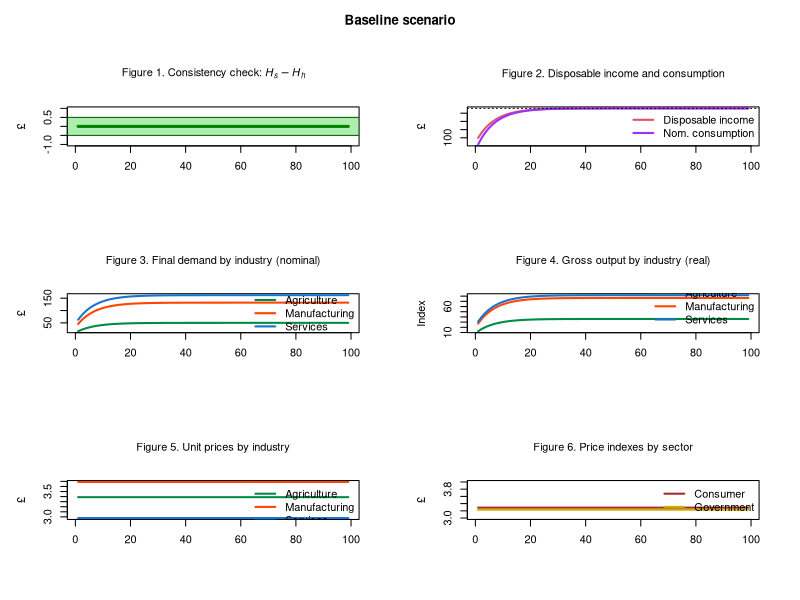
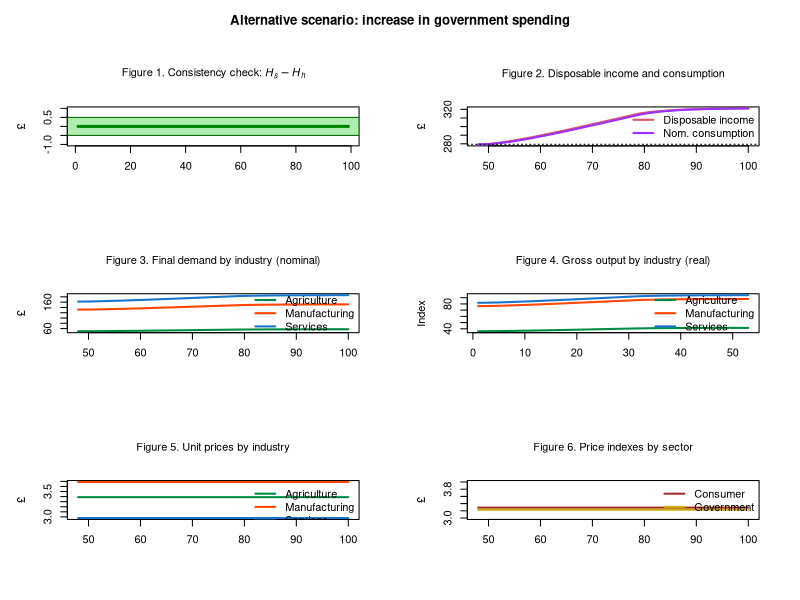

These figures' R source, in order:
# 3IO-SFC MODEL (BASED ON MODEL PC + 3-INDUSTRY IO TABLES)
# Created by Marco Veronese Passarella
# Last revision: 6 August 2025

# PREPARE THE ENVIRONMENT ####

# Clear Environment
rm(list=ls(all=TRUE))

# Clear Plots
if(!is.null(dev.list())) dev.off()

# Clear Console
cat("\014")

# Set directory/folder
#setwd("C:/Users/...")

# set number of periods
nPeriods = 100

# Set number of scenarios
nScenarios = 2 

# Set number of industries
nIndustries = 3

# Define number of iterations
nIterations <- 100

# SET THE COEFFICIENTS (EXOGENOUS VARIABLES AND PARAMETERS) ####

alpha10 <- 0.8 #Autonomous component of propensity to consume out of income
alpha11 <- 8 #Interest rate elasticity of propensity to consume out of income (minus sign)
alpha2 <- 0.4 #Propensity to consume out of wealth
w <- 0.4 #Uniform wage rate
mu <- 0.875 #Uniform mark-up
pr1 <- 1 #Labour productivity in industry 1
pr2 <- 1 #Labour productivity in industry 2
pr3 <- 1 #Labour productivity in industry 3
lambda0 <- 0.635 #Autonomous share of bills
lambda1 <- 5 #Elasticity of bills demand to interest rate
lambda2 <- 0.01 #Elasticity of bills demand to yd/v
theta <- 0.2 #Tax rate on income
r_bar <- matrix(data=0.025,nrow=nScenarios,ncol=nPeriods) #Interest rate as policy instrument
beta1_c_bar <- 0.15 #Household consumption share of product 1
beta2_c_bar <- 0.35 #Household consumption share of product 2
beta3_c_bar <- 0.50 #Household consumption share of product 3
beta1_g_bar <- 0.10 #Government consumption share of product 1
beta2_g_bar <- 0.30 #Government consumption share of product 2
beta3_g_bar <- 0.60 #Government consumption share of product 3
a11 <- 0.11 #Quantity of product 1 necessary to produce one unit of product 1
a12 <- 0.12 #Quantity of product 1 necessary to produce one unit of product 2
a13 <- 0.10 #Quantity of product 1 necessary to produce one unit of product 3
a21 <- 0.21 #Quantity of product 2 necessary to produce one unit of product 1
a22 <- 0.22 #Quantity of product 2 necessary to produce one unit of product 2
a23 <- 0.20 #Quantity of product 2 necessary to produce one unit of product 3
a31 <- 0.15 #Quantity of product 3 necessary to produce one unit of product 1
a32 <- 0.18 #Quantity of product 3 necessary to produce one unit of product 2
a33 <- 0.10 #Quantity of product 3 necessary to produce one unit of product 3

# CREATE VARIABLES AND ATTRIBUTE INITIAL VALUES ####

# Use 'array' function to create 3-dimension variables
x <- array(data=0,dim=c(nScenarios,nPeriods,nIndustries)) #Gross output by industry (real)
d <- array(data=0,dim=c(nScenarios,nPeriods,nIndustries)) #Demand by industry (real)
beta_c <- array(data=0,dim=c(nScenarios,nPeriods,nIndustries)) #Real consumption composition
beta_g <- array(data=0,dim=c(nScenarios,nPeriods,nIndustries)) #Real government expenditure composition
p <- array(data=1,dim=c(nScenarios,nPeriods,nIndustries)) #Unit prices

# Create matrix of coefficients
A <- matrix(data=0,nrow=nIndustries,ncol=nIndustries) #2D matrix of technical coefficients
I <- diag(x=1, nrow=nIndustries, ncol=nIndustries) #2D diagonal matrix
A4 <- array(data=0,dim=c(nScenarios,nPeriods,nIndustries,nIndustries)) #4D matrix of technical coefficients

# Other 2-dimension variables
alpha1 <- matrix(data=alpha10-alpha11*r_bar,nrow=nScenarios,ncol=nPeriods) #Propensity to consume out of income
b_cb <- matrix(data=0,nrow=nScenarios,ncol=nPeriods) #Government bills held by Central Bank
b_h <- matrix(data=0,nrow=nScenarios,ncol=nPeriods) #Government bills held by households
b_s <- matrix(data=0,nrow=nScenarios,ncol=nPeriods) #Government bills supplied by government
h_h <- matrix(data=0,nrow=nScenarios,ncol=nPeriods) #Cash money held by households
h_s <- matrix(data=0,nrow=nScenarios,ncol=nPeriods) #Cash money supplied by central bank
r <- matrix(data=r_bar,nrow=nScenarios,ncol=nPeriods) #Interest rate on government bills
t <- matrix(data=0,nrow=nScenarios,ncol=nPeriods) #Taxes
v <- matrix(data=0,nrow=nScenarios,ncol=nPeriods) #Households wealth
yd <- matrix(data=0,nrow=nScenarios,ncol=nPeriods) #Disposable income of households
cons <- matrix(data=0,nrow=nScenarios,ncol=nPeriods) #Consumption (real)
g <- matrix(data=20,nrow=nScenarios,ncol=nPeriods) #Government expenditure (real)
y <- matrix(data=0,nrow=nScenarios,ncol=nPeriods) #Value of net output (GDP)
p_c <- matrix(data=1,nrow=nScenarios,ncol=nPeriods) #Average price for the consumers
p_g <- matrix(data=1,nrow=nScenarios,ncol=nPeriods) #Average price for the government
infl <- matrix(data=1,nrow=nScenarios,ncol=nPeriods) #Inflation tax (see Godley and Lavoie, 9.2.4 and 9.3.1)

# RUN THE MODEL ####

# DEFINE THE LOOPS

# Choose scenario
for (j in 1:nScenarios){
  
  # Define time loop
  for (i in 2:nPeriods){
    
    # Define iterations
    for (iterations in 1:nIterations){
      
      # Add alternative scenarios as exogenous shocks
      
      # Shock 1: higher government spending
      if (i>=50 && j==2){
          if(g[j,i-1]>=23){g[j,i]=23}else{g[j,i]=g[j,i-1]+0.1} # Option 1: growing over time
          #g[j,i]=23 # Option 2: one-off shock
        }
      
      # A) Matrix of technical coefficients ####
      
      # 4D matrix of technical coefficients
      A4[j,i,,]=matrix(c(a11,a12,a13,
                         a21,a22,a23,
                         a31,a32,a33), nrow=3, byrow=TRUE)                  
      
      # 2D matrix of technical coefficients
      A = A4[j,i,,]          
      
      
      # B) Define consumption shares ####
      
      # Household real consumption shares
      beta_c[j,i,1]=beta1_c_bar
      beta_c[j,i,2]=beta2_c_bar
      beta_c[j,i,3]=beta3_c_bar
      
      # Government real consumption shares
      beta_g[j,i,1]=beta1_g_bar
      beta_g[j,i,2]=beta2_g_bar
      beta_g[j,i,3]=beta3_g_bar
      
      
      # C) Input-output structure ####
      
      # Real final demand vector by industry - eq. 14
      d[j,i,] = beta_c[j,i,]*cons[j,i] + beta_g[j,i,]*g[j,i]
      
      # Real gross output by industry  - eq. 15
      x[j,i,] = solve(I-A) %*% d[j,i,]
      
      # Value of net output (GDP)  - eq. 1.A
      y[j,i] = t(p[j,i,]) %*% d[j,i,]
      
      
      # D) Price setting ####
      
      # Set unit prices for each industry - eq. 17
      p[j,i,1] = (w/pr1) + (p[j,i,1]*A[1,1] + p[j,i,2]*A[2,1] + p[j,i,3]*A[3,1])*(1 + mu) 
      p[j,i,2] = (w/pr2) + (p[j,i,1]*A[1,2] + p[j,i,2]*A[2,2] + p[j,i,3]*A[3,2])*(1 + mu) 
      p[j,i,3] = (w/pr3) + (p[j,i,1]*A[1,3] + p[j,i,2]*A[2,3] + p[j,i,3]*A[3,3])*(1 + mu) 
      
      # Average price for the consumers - eq. 18
      p_c[j,i] = t(p[j,i,]) %*% beta_c[j,i,]
      
      # Average price for the government - eq. 19
      p_g[j,i] = t(p[j,i,]) %*% beta_g[j,i,]
      
      
      # E) Households' behaviour ####
      
      # Disposable income - eq. 2
      yd[j,i] = y[j,i] - t[j,i] + r[j,i-1]*b_h[j,i-1]
      
      # Wealth accumulation - eq. 4 
      v[j,i] = v[j,i-1] + (yd[j,i] - p_c[j,i]*cons[j,i])
      
      # Real consumption function with no monetary illusion - eq. 5.A.1 
      cons[j,i] = alpha1[j,i]*((yd[j,i]/p_c[j,i])-infl[j,i]) + alpha2*v[j,i-1]/p_c[j,i]
      
      # Endogenous propensity to consume out of income - eq. 12
      alpha1[j,i] = alpha10 - alpha11*r[j,i-1]   
      
      # Inflation tax for households - eq. 5.A.1
      infl[j,i] = ((p_c[j,i]-p_c[j,i-1])/p_c[j,i-1])*(v[j,i-1]/p_c[j,i])
      
      
      # F) Portfolio equations ####
      
      # Demand for cash money - eq. 6
      h_h[j,i] = v[j,i] - b_h[j,i]
      
      # Demand for government bills - eq. 7
      b_h[j,i] = v[j,i]*(lambda0 + lambda1*r[j,i] - lambda2*(yd[j,i]/v[j,i]))
      
      
      # G) Government ####
      
      # Tax payments - eq. 3 
      t[j,i] = theta*(y[j,i] + r[j,i-1]*b_h[j,i-1])
      
      # Supply of government bills - eq. 8
      b_s[j,i] = b_s[j,i-1] + ( p_g[j,i]*g[j,i] + r[j,i-1]*b_s[j,i-1]) - (t[j,i] + r[j,i-1]*b_cb[j,i-1])
      
      
      # H) Central bank ####
      
      # Supply of cash - eq. 9
      h_s[j,i] = h_s[j,i-1] + b_cb[j,i] - b_cb[j,i-1]
      
      # Government bills held by the central bank - eq. 10
      b_cb[j,i] = b_s[j,i] - b_h[j,i]
      
      # Interest rate as policy instrument - eq. 11
      r[j,i] = r_bar[j,i]
      
    }
  }
}

# DEFINE PLOTTING LAYOUT AND COLOURS ####

# Layout
layout(matrix(c(1:6), 3, 2, byrow = TRUE))
par(mar = c(5.1+1, 4.1+1, 4.1+1, 2.1+1), 
    oma = c(0, 0, 3, 0))  

# Customized colours
mycol1 <- rgb(0, 200, 0, max = 255, alpha = 80)

# Considered time span
tspan <- nPeriods

# CONSISTENCY CHECK (REDUNDANT EQUATION) ####

# Create consistency statement and other info ####
aerror<-0
error<-0
for (j in 1:nScenarios){
  for (i in 2:(nPeriods-1)){
    error <- error + (h_s[j,i]-h_h[j,i])^2}}
aerror <- error/(nPeriods*nPeriods)
if ( aerror<0.01 ){cat(" *********************************** \n Good news! The model is watertight! \n", "Average error =", aerror, "< 0.01 \n", "Cumulative error =", error, "\n ***********************************")} else{
  if ( aerror<1 && aerror<1 ){cat(" *********************************** \n Minor issues with model consistency \n", "Average error =", aerror, "> 0.1 \n", "Cumulative error =", error, "\n ***********************************")}
  else{cat(" ******************************************* \n Warning: the model is not fully consistent! \n", "Average error =", aerror, "> 1 \n", "Cumulative error =", error, "\n *******************************************")} }      
cat("\n Number of industries =", nIndustries)
cat("\n Number of scenarios =", nScenarios)
cat("\n Number of iterations/t =", nIterations)
cat("\n ***********************************")

# Figure 1: redundant equation
plot(h_s[1,2:tspan]-h_h[1,2:tspan], type="l", col="darkgreen",lwd=3,lty=1,font.main=1,cex.main=1,
     main=expression("Figure 1. Consistency check: " * italic(H[phantom("")]["s"]) - italic(H[phantom("")]["h"])),
     cex.axis=1,cex.lab=1,ylab = '\u00A3',
     xlab = '',ylim = range(-1,1))
rect(xleft=-10,xright=tspan*1.1,ybottom=-0.5,ytop=0.5,col=mycol1,border=NA)
abline(h=c(-0.5,0.5),lwd=1,col="darkgreen")

# PLOT RESULTS FOR THE BASELINE SCENARIO ####

# Add title
title("Baseline scenario", outer = TRUE)

# Figure 2: disposable income and consumption
plot(yd[1,2:tspan],type="l", col=2, lwd=2, lty=1, font.main=1,cex.main=1,
     main="Figure 2. Disposable income and consumption",
     ylab = '\u00A3',xlab = '',ylim = range(min(cons[1,2:tspan]*p_c[1,2:tspan]),max(yd[1,2:tspan])),
     cex.axis=1,cex.lab=1)
lines(cons[1,2:tspan]*p_c[1,2:tspan],type="l",lwd=2,lty=1,col="purple1")
legend("right",c("Disposable income","Nom. consumption"),  bty = "n",
       cex=1, lty=c(1,1), lwd=c(2,2), col = c(2,"purple1"), box.lty=0)
abline(h=yd[1,nPeriods],col=1,lty=3)

# Figure 3: Final demand by industry 
plot(d[1,2:tspan,1]*p[1,2:tspan,1],type="l",lwd=2,col="springgreen4",
     main="Figure 3. Final demand by industry (nominal)",
     font.main=1,cex.main=1,
     ylab = '£',xlab = '',ylim=range(max(p[1,2:tspan,]*d[1,2:tspan,]),min(p[1,2:tspan,]*d[1,2:tspan,])))
lines(p[1,2:tspan,2]*d[1,2:tspan,2],type="l",lwd=2,col="orangered",lty=1)
lines(p[1,2:tspan,3]*d[1,2:tspan,3],type="l",lwd=2,col="dodgerblue3",lty=1)
legend("right",c("Agriculture","Manufacturing","Services"),  bty = 'n', cex=1, lty=c(1,1,1), lwd=c(2,2,2), col = c("springgreen4","orangered","dodgerblue3"), box.lty=0)

# Figure 4: Gross outputs by industry 
plot(x[1,2:tspan,1],type="l",lwd=2,col="springgreen4",
     main="Figure 4. Gross output by industry (real)",
     font.main=1,cex.main=1,
     ylab = 'Index',xlab = '',ylim=range(min(x[1,2:tspan,]),max(x[1,2:tspan,])))
lines(x[1,2:tspan,2],type="l",lwd=2,col="orangered",lty=1)
lines(x[1,2:tspan,3],type="l",lwd=2,col="dodgerblue3",lty=1)
legend("bottomright",c("Agriculture","Manufacturing","Services"),  bty = 'n', cex=1, lty=c(1,1,1), lwd=c(2,2,2), col = c("springgreen4","orangered","dodgerblue3"), box.lty=0)

# Figure 5: Unit prices by industry 
plot(p[1,2:tspan,1],type="l",lwd=2,col="springgreen4",
     main="Figure 5. Unit prices by industry",
     font.main=1,cex.main=1,
     ylab = '£',xlab = '',ylim=range(min(p[1,2:tspan,]),max(p[1,2:tspan,])))
lines(p[1,2:tspan,2],type="l",lwd=2,col="orangered",lty=1)
lines(p[1,2:tspan,3],type="l",lwd=2,col="dodgerblue3",lty=1)
legend("topright",c("Agriculture","Manufacturing","Services"),  bty = 'n', cex=1, lty=c(1,1,1), lwd=c(2,2,2), col = c("springgreen4","orangered","dodgerblue3"), box.lty=0)

# Figure 6: Price indexes by sector 
plot(p_c[1,2:tspan],type="l",lwd=2,col="brown",
     main="Figure 6. Price indexes by sector",
     font.main=1,cex.main=1,
     ylab = '£',xlab = '',ylim=range(3,4))
lines(p_g[1,2:tspan],type="l",lwd=2,col="gold3",lty=1)
legend("topright",c("Consumer","Government"),  bty = 'n', cex=1, lty=c(1,1), lwd=c(2,2), col = c("brown","gold3"), box.lty=0)

# PLOT RESULTS FOR THE ALTERNATIVE SCENARIO ####

# Adjust plotting period
period = 48:tspan

# Figure 1: redundant equation
plot(h_s[2,2:tspan]-h_h[2,2:tspan], type="l", col="darkgreen",lwd=3,lty=1,font.main=1,cex.main=1,
     main=expression("Figure 1. Consistency check: " * italic(H[phantom("")]["s"]) - italic(H[phantom("")]["h"])),
     cex.axis=1,cex.lab=1,ylab = '\u00A3',
     xlab = '',ylim = range(-1,1))
rect(xleft=-10,xright=tspan*1.1,ybottom=-0.5,ytop=0.5,col=mycol1,border=NA)
abline(h=c(-0.5,0.5),lwd=1,col="darkgreen")

# Add title
title("Alternative scenario: increase in government spending", outer = TRUE)

# Figure 2: disposable income and consumption
plot(period,yd[2,48:tspan],type="l", col=2, lwd=2, lty=1, font.main=1,cex.main=1,
     main="Figure 2. Disposable income and consumption",
     ylab = '\u00A3',xlab = '',ylim = range(min(cons[2,48:tspan]*p_c[2,48:tspan]),max(yd[2,48:tspan])),
     cex.axis=1,cex.lab=1)
lines(period,cons[2,48:tspan]*p_c[2,48:tspan],type="l",lwd=2,lty=1,col="purple1")
legend("right",c("Disposable income","Nom. consumption"),  bty = "n",
       cex=1, lty=c(1,1), lwd=c(2,2), col = c(2,"purple1"), box.lty=0)
abline(h=yd[1,nPeriods],col=1,lty=3)

# Figure 3: Final demand by industry 
plot(period,d[2,48:tspan,1]*p[2,48:tspan,1],type="l",lwd=2,col="springgreen4",
     main="Figure 3. Final demand by industry (nominal)",
     font.main=1,cex.main=1,
     ylab = '£',xlab = '',ylim=range(max(p[2,48:tspan,]*d[2,48:tspan,]),min(p[2,48:tspan,]*d[2,48:tspan,])))
lines(period,p[2,48:tspan,2]*d[2,48:tspan,2],type="l",lwd=2,col="orangered",lty=1)
lines(period,p[2,48:tspan,3]*d[2,48:tspan,3],type="l",lwd=2,col="dodgerblue3",lty=1)
legend("right",c("Agriculture","Manufacturing","Services"),  bty = 'n', cex=1, lty=c(1,1,1), lwd=c(2,2,2), col = c("springgreen4","orangered","dodgerblue3"), box.lty=0)

# Figure 4: Gross outputs by industry 
plot(x[2,48:tspan,1],type="l",lwd=2,col="springgreen4",
     main="Figure 4. Gross output by industry (real)",
     font.main=1,cex.main=1,
     ylab = 'Index',xlab = '',ylim=range(min(x[2,48:tspan,]),max(x[2,48:tspan,])))
lines(x[2,48:tspan,2],type="l",lwd=2,col="orangered",lty=1)
lines(x[2,48:tspan,3],type="l",lwd=2,col="dodgerblue3",lty=1)
legend("right",c("Agriculture","Manufacturing","Services"),  bty = 'n', cex=1, lty=c(1,1,1), lwd=c(2,2,2), col = c("springgreen4","orangered","dodgerblue3"), box.lty=0)

# Figure 5: Unit prices by industry 
plot(period,p[2,48:tspan,1],type="l",lwd=2,col="springgreen4",
     main="Figure 5. Unit prices by industry",
     font.main=1,cex.main=1,
     ylab = '£',xlab = '',ylim=range(min(p[2,48:tspan,]),max(p[2,48:tspan,])))
lines(period,p[2,48:tspan,2],type="l",lwd=2,col="orangered",lty=1)
lines(period,p[2,48:tspan,3],type="l",lwd=2,col="dodgerblue3",lty=1)
legend("topright",c("Agriculture","Manufacturing","Services"),  bty = 'n', cex=1, lty=c(1,1,1), lwd=c(2,2,2), col = c("springgreen4","orangered","dodgerblue3"), box.lty=0)

# Figure 6: Price indexes by sector 
plot(period,p_c[2,48:tspan],type="l",lwd=2,col="brown",
     main="Figure 6. Price indexes by sector",
     font.main=1,cex.main=1,
     ylab = '£',xlab = '',ylim=range(3,4))
lines(period,p_g[2,48:tspan],type="l",lwd=2,col="gold3",lty=1)
legend("topright",c("Consumer","Government"),  bty = 'n', cex=1, lty=c(1,1), lwd=c(2,2), col = c("brown","gold3"), box.lty=0)


